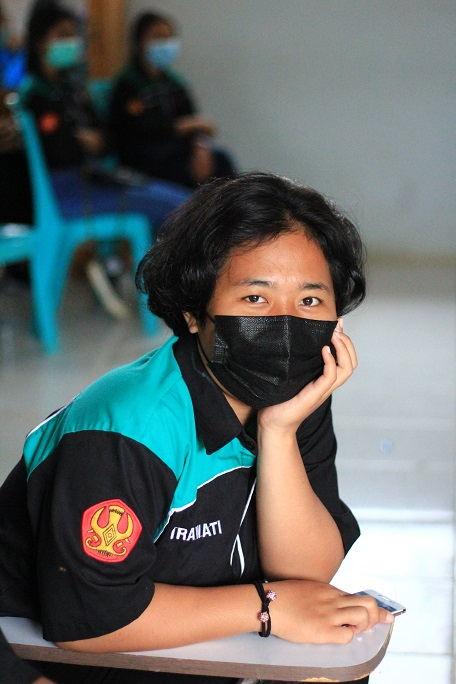
#> input picture vira1.JPG, 456 x 684 px
$ python 'hasil ekualiasi.py'
#> lines starting #> are read from the running program, lines starting #| are printed output that depends on the picture
import cv2
import numpy as np
citra = cv2.imread('vira1.JPG',0)
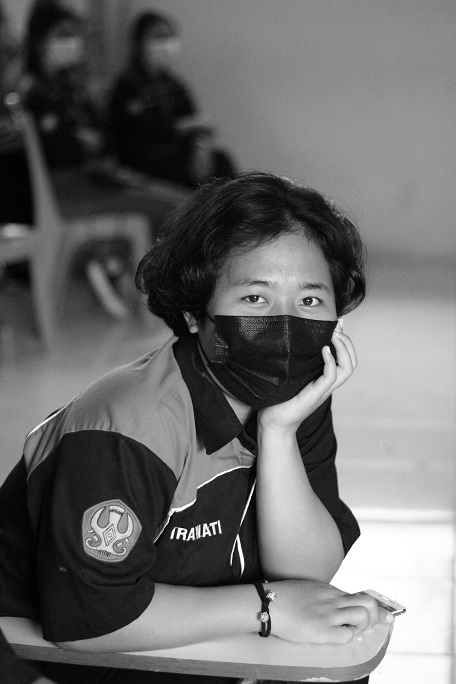
#> citra: shape (684, 456); min 0, max 255, mean 107.1
ekual = cv2.equalizeHist(citra)
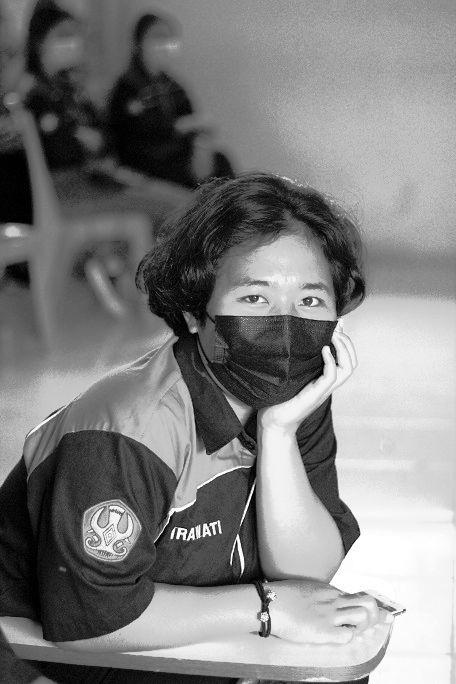
#> ekual: shape (684, 456); min 0, max 255, mean 128.3
hasil = np.hstack((citra, ekual))
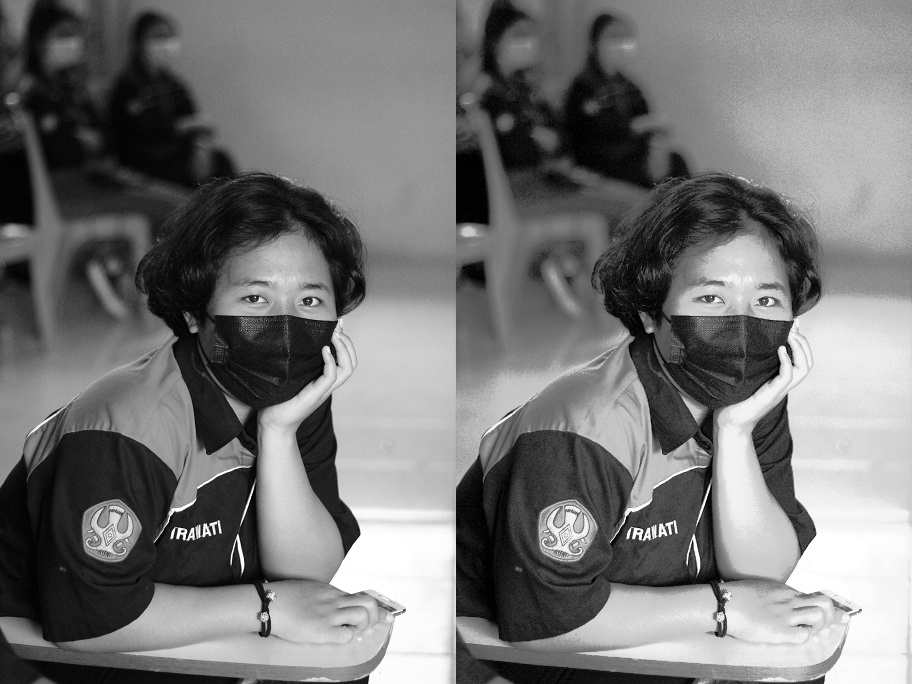
#> hasil: shape (684, 912); min 0, max 255, mean 117.7
cv2.imshow('Contoh Hasil Equalisasi',hasil)

cv2.waitKey(0)
cv2.destroyWindow()

$ run again, with virawat.jpg copied over vira1.JPG
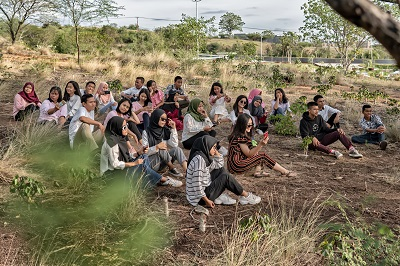
#> input picture virawat.jpg, 400 x 266 px
#> `ekual = cv2.equalizeHist(citra)`:
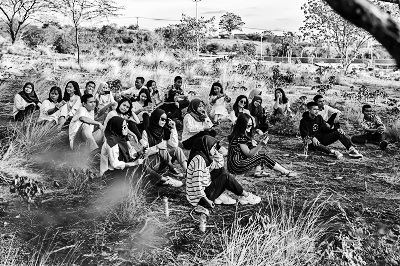
#> ekual: shape (266, 400); min 0, max 255, mean 127.5
#> `hasil = np.hstack((citra, ekual))`:
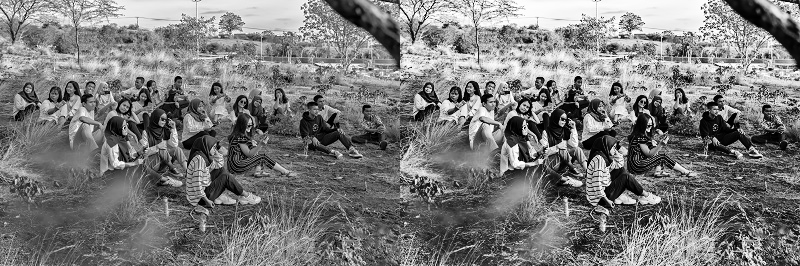
#> hasil: shape (266, 800); min 0, max 255, mean 122.7
